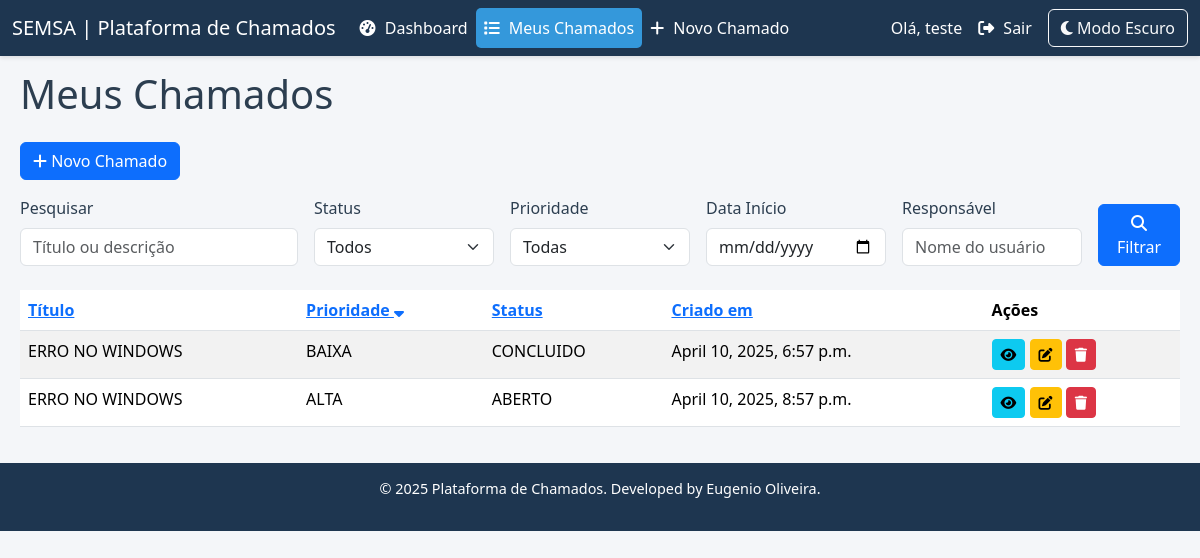
Screenshot of /listar/?ordenar_por=prioridade&direcao=desc&busca=&status=&prioridade=&data_inicio=&responsavel= (signed in) with the database file from the repository.
### tickets/models.py (models this page shows, shortened)
class Chamado(models.Model):
    PRIORIDADES = (
        ('BAIXA', 'Baixa'),
        ('MEDIA', 'Média'),
        ('ALTA', 'Alta'),
    )
    STATUS = (
        ('ABERTO', 'Aberto'),
        ('ANDAMENTO', 'Em Andamento'),
        ('CONCLUIDO', 'Concluído'),
    )
    titulo = models.CharField(max_length=100)
    descricao = models.TextField()
    prioridade = models.CharField(max_length=10, choices=PRIORIDADES, default='MEDIA')
    status = models.CharField(max_length=10, choices=STATUS, default='ABERTO')
    criado_em = models.DateTimeField(auto_now_add=True)
    usuario = models.ForeignKey(User, on_delete=models.CASCADE, related_name='chamados')
    responsavel = models.ForeignKey(User, on_delete=models.SET_NULL, null=True, blank=True, related_name='responsavel_chamados')

### tickets/views.py (the view)
# urls.py: path('listar/', views.listar_chamados, name='listar_chamados'),
@login_required
def listar_chamados(request):
    chamados = Chamado.objects.filter(
        Q(usuario=request.user) | Q(responsavel=request.user)
    ).distinct()
    status = request.GET.get('status', '')
    prioridade = request.GET.get('prioridade', '')
    data_inicio = request.GET.get('data_inicio', '')
    responsavel = request.GET.get('responsavel', '')
    busca = request.GET.get('busca', '')
    if status:
        chamados = chamados.filter(status=status)
    if prioridade:
        chamados = chamados.filter(prioridade=prioridade)
    if data_inicio:
        chamados = chamados.filter(criado_em__gte=data_inicio)
    if responsavel:
        chamados = chamados.filter(responsavel__username__icontains=responsavel)
    if busca:
        chamados = chamados.filter(
            Q(titulo__icontains=busca) | Q(descricao__icontains=busca)
        )
    ordenar_por = request.GET.get('ordenar_por', 'criado_em')
    ordenar_direcao = request.GET.get('direcao', 'desc')
    if ordenar_por in ['titulo', 'prioridade', 'status', 'criado_em']:
        if ordenar_direcao == 'desc':
            chamados = chamados.order_by(f'-{ordenar_por}')
        else:
            chamados = chamados.order_by(ordenar_por)
    paginator = Paginator(chamados, 15)  # Ajustado para 15 por página
    page_number = request.GET.get('page')
    try:
        chamados_paginados = paginator.page(page_number)
    except PageNotAnInteger:
        chamados_paginados = paginator.page(1)
    except EmptyPage:
        chamados_paginados = paginator.page(paginator.num_pages)
    status_choices = Chamado.STATUS
    prioridade_choices = Chamado.PRIORIDADES
    return render(request, 'tickets/listar_chamados.html', {
        'chamados': chamados_paginados,
        'status_choices': status_choices,
        'prioridade_choices': prioridade_choices,
        'status': status,
        'prioridade': prioridade,
        'data_inicio': data_inicio,
        'responsavel': responsavel,
        'busca': busca,
        'ordenar_por': ordenar_por,
        'ordenar_direcao': ordenar_direcao,
    })

### tickets/templates/tickets/listar_chamados.html (shortened to what this page needs)
{% extends 'base.html' %}
{% block content %}
<h1 class="mb-4">Meus Chamados</h1>
<a href="{% url 'criar_chamado' %}" class="btn btn-primary mb-3"><i class="fas fa-plus"></i> Novo Chamado</a>
<form method="get" class="mb-4">
    <div class="row g-3">
        <div class="col-md-3">
            <label for="busca" class="form-label">Pesquisar</label>
            <input type="text" name="busca" id="busca" class="form-control" value="{{ busca }}" placeholder="Título ou descrição">
        </div>
        <div class="col-md-2">
            <label for="status" class="form-label">Status</label>
            <select name="status" id="status" class="form-select">
                <option value="">Todos</option>
            </select>
        </div>
        <div class="col-md-2">
            <label for="prioridade" class="form-label">Prioridade</label>
            <select name="prioridade" id="prioridade" class="form-select">
                <option value="">Todas</option>
            </select>
        </div>
        <div class="col-md-2">
            <label for="data_inicio" class="form-label">Data Início</label>
            <input type="date" name="data_inicio" id="data_inicio" class="form-control" value="{{ data_inicio }}">
        </div>
        <div class="col-md-2">
            <label for="responsavel" class="form-label">Responsável</label>
            <input type="text" name="responsavel" id="responsavel" class="form-control" value="{{ responsavel }}" placeholder="Nome do usuário">
        </div>
        <div class="col-md-1 d-flex align-items-end">
            <button type="submit" class="btn btn-primary w-100"><i class="fas fa-search"></i> Filtrar</button>
        </div>
    </div>
</form>
<table class="table table-striped table-hover">
    <thead>
        <tr>
            <th>
                <a href="{% url 'listar_chamados' %}?ordenar_por=titulo&direcao={% if ordenar_por == 'titulo' and ordenar_direcao == 'asc' %}desc{% else %}asc{% endif %}&busca={{ busca }}&status={{ status }}&prioridade={{ prioridade }}&data_inicio={{ data_inicio }}&responsavel={{ responsavel }}">
                    Título {% if ordenar_por == 'titulo' %}<i class="fas fa-sort-{% if ordenar_direcao == 'asc' %}up{% else %}down{% endif %}"></i>{% endif %}
                </a>
            </th>
            <th>
                <a href="{% url 'listar_chamados' %}?ordenar_por=prioridade&direcao={% if ordenar_por == 'prioridade' and ordenar_direcao == 'asc' %}desc{% else %}asc{% endif %}&busca={{ busca }}&status={{ status }}&prioridade={{ prioridade }}&data_inicio={{ data_inicio }}&responsavel={{ responsavel }}">
                    Prioridade {% if ordenar_por == 'prioridade' %}<i class="fas fa-sort-{% if ordenar_direcao == 'asc' %}up{% else %}down{% endif %}"></i>{% endif %}
                </a>
            </th>
            <th>
                <a href="{% url 'listar_chamados' %}?ordenar_por=status&direcao={% if ordenar_por == 'status' and ordenar_direcao == 'asc' %}desc{% else %}asc{% endif %}&busca={{ busca }}&status={{ status }}&prioridade={{ prioridade }}&data_inicio={{ data_inicio }}&responsavel={{ responsavel }}">
                    Status {% if ordenar_por == 'status' %}<i class="fas fa-sort-{% if ordenar_direcao == 'asc' %}up{% else %}down{% endif %}"></i>{% endif %}
                </a>
            </th>
            <th>
                <a href="{% url 'listar_chamados' %}?ordenar_por=criado_em&direcao={% if ordenar_por == 'criado_em' and ordenar_direcao == 'asc' %}desc{% else %}asc{% endif %}&busca={{ busca }}&status={{ status }}&prioridade={{ prioridade }}&data_inicio={{ data_inicio }}&responsavel={{ responsavel }}">
                    Criado em {% if ordenar_por == 'criado_em' %}<i class="fas fa-sort-{% if ordenar_direcao == 'asc' %}up{% else %}down{% endif %}"></i>{% endif %}
                </a>
            </th>
            <th>Ações</th>
        </tr>
    </thead>
    <tbody>
        {% for chamado in chamados %}
        <tr>
            <td>{{ chamado.titulo }}</td>
            <td>{{ chamado.prioridade }}</td>
            <td>{{ chamado.status }}</td>
            <td>{{ chamado.criado_em }}</td>
            <td>
                <a href="{% url 'detalhes_chamado' chamado.id %}" class="btn btn-sm btn-info"><i class="fas fa-eye"></i></a>
                <a href="{% url 'editar_chamado' chamado.id %}" class="btn btn-sm btn-warning"><i class="fas fa-edit"></i></a>
                <a href="{% url 'deletar_chamado' chamado.id %}" class="btn btn-sm btn-danger"><i class="fas fa-trash"></i></a>
            </td>
        </tr>
        {% empty %}
        <tr>
            <td colspan="5" class="text-center">Nenhum chamado encontrado.</td>
        </tr>
        {% endfor %}
    </tbody>
</table>
{% endblock %}

### tickets/templates/base.html (shortened to what this page needs)
<!DOCTYPE html>
<html lang="pt-br" data-theme="light">
<head>
    <link href="https://cdn.jsdelivr.net/npm/bootstrap@5.3.3/dist/css/bootstrap.min.css" rel="stylesheet">
    <link rel="stylesheet" href="https://cdnjs.cloudflare.com/ajax/libs/font-awesome/6.5.1/css/all.min.css">
</head>
<body>
    <nav class="navbar navbar-expand-lg navbar-dark">
        <div class="container-fluid">
            <a class="navbar-brand" href="{% url 'dashboard' %}">SEMSA | Plataforma de Chamados</a>
            <div class="collapse navbar-collapse" id="navbarNav">
                <ul class="navbar-nav me-auto mb-2 mb-lg-0">
                    <li class="nav-item">
                        <a class="nav-link {% if request.path == '/dashboard/' %}active{% endif %}" href="{% url 'dashboard' %}">
                            <i class="fas fa-tachometer-alt"></i> <span>Dashboard</span>
                        </a>
                    </li>
                    <li class="nav-item">
                        <a class="nav-link {% if request.path == '/listar/' %}active{% endif %}" href="{% url 'listar_chamados' %}">
                            <i class="fas fa-list"></i> <span>Meus Chamados</span>
                        </a>
                    </li>
                    <li class="nav-item">
                        <a class="nav-link {% if request.path == '/novo/' %}active{% endif %}" href="{% url 'criar_chamado' %}">
                            <i class="fas fa-plus"></i> <span>Novo Chamado</span>
                        </a>
                    </li>
                </ul>
                <ul class="navbar-nav ms-auto align-items-center">
                    {% if user.is_authenticated %}
                    <li class="nav-item">
                        <span class="nav-link">Olá, {{ user.username }}</span>
                    </li>
                    <li class="nav-item">
                        <a class="nav-link" href="{% url 'logout' %}"><i class="fas fa-sign-out-alt"></i> <span>Sair</span></a>
                    </li>
                    {% else %}
                    <li class="nav-item">
                        <a class="nav-link" href="{% url 'login' %}"><i class="fas fa-sign-in-alt"></i> <span>Entrar</span></a>
                    </li>
                    {% endif %}
                    <li class="nav-item">
                        <button id="theme-toggle" class="btn btn-outline-light ms-2">
                            <i class="fas fa-moon"></i> <span class="d-none d-md-inline">Modo Escuro</span>
                        </button>
                    </li>
                </ul>
            </div>
        </div>
    </nav>
    <div class="main-content" id="main-content">
        {% block content %}{% endblock %}
    </div>
    <footer>
        <p>© 2025 Plataforma de Chamados. Developed by Eugenio Oliveira.</p>
    </footer>
</body>
</html>

### tickets/templates/base.html (style rules this page uses)
:root, [data-theme="light"] { --text-color: #2c3e50; --bg-primary: #1e3650; --bg-hover: #3498db; --text-hover: #ffffff; --content-bg: #f4f6f9; }
body { display: flex; flex-direction: column; min-height: 100vh; background-color: var(--content-bg); font-family: 'Segoe UI', Tahoma, Geneva, Verdana, sans-serif; color: var(--text-color); margin: 0; transition: background-color 0.3s, color 0.3s; }
.navbar { background-color: var(--bg-primary); position: fixed; top: 0; left: 0; width: 100%; z-index: 1030; box-shadow: 0 2px 4px rgba(0, 0, 0, 0.1); }
.navbar-brand, .navbar .nav-link { color: var(--text-hover) !important; }
.navbar .nav-link.active { background-color: var(--bg-hover); border-radius: 5px; }
.navbar .nav-link i { margin-right: 5px; }
.main-content { padding: 70px 20px 20px; width: 100%; }
footer { background-color: var(--bg-primary); color: var(--text-hover); padding: 15px 0; text-align: center; font-size: 0.9rem; }

### rows the page displays
Chamado: titulo "ERRO NO WINDOWS", prioridade "BAIXA", status "CONCLUIDO", criado_em "April 10, 2025, 6:57 p.m."
Chamado: titulo "ERRO NO WINDOWS", prioridade "ALTA", status "ABERTO", criado_em "April 10, 2025, 8:57 p.m."

### other values shown
{{ user.username }} "teste"
